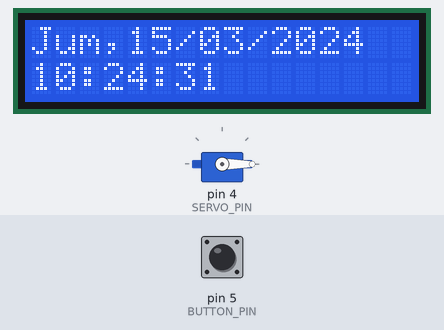
Bench run of a program on a simulated Arduino Uno, built with avr-gcc and run on an emulated ATmega328P. Parts: 16×2 character LCD, servo. The test bench sets the inputs (shaded band); at power-on: pin 5 (BUTTON_PIN) HIGH. The local clock reads 2024-03-15 10:24:30 at power-on unless the program sets it; what the program prints to the serial monitor is not drawn.

Above: at 1.2 s.
1.3 s: pin 5 (BUTTON_PIN) pulled LOW for 0.15 s
At 1.43 s:
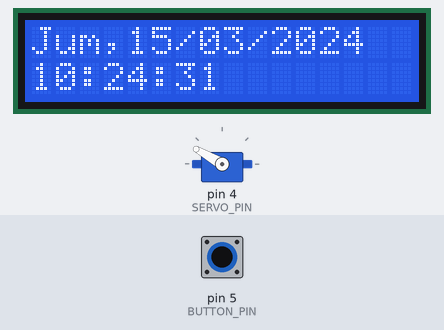
2.0 s: pin 5 (BUTTON_PIN) pulled LOW for 1 s
At 3.11 s:
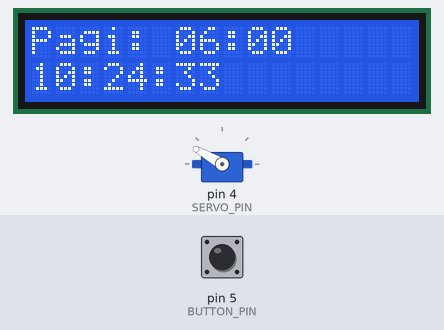
3.6 s: pin 5 (BUTTON_PIN) pulled LOW for 0.15 s
7.3 s: pin 5 (BUTTON_PIN) pulled LOW for 3.2 s
At 11.8 s:
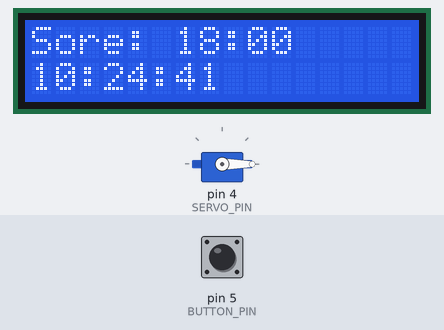
Timing chart, 0 to 12.1 s (numbered marks = the images above; inputs shaded):
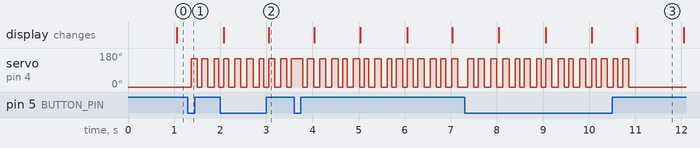

The program:

main.cpp
```cpp
#include <Arduino.h>
#include "config.h"
#include "rtc_manager.h"
#include "display.h"
#include "feeding.h"

bool buttonState = false;
bool lastButtonState = false;

void setup() {
    Serial.begin(9600);

    initRTC();
    initDisplay();
    initFeeding();

    pinMode(BUTTON_PIN, INPUT_PULLUP);
}

void loop() {
    // 1. Update Time Data
    TimeData currentTime = getCurrentTime();

    // 2. Log to Serial
    char serialBuffer[64];
    snprintf(serialBuffer, sizeof(serialBuffer), "%s, %02d-%02d-%d", currentTime.dayName, currentTime.day, currentTime.month, currentTime.year);
    Serial.println(serialBuffer);
    snprintf(serialBuffer, sizeof(serialBuffer), "%02d:%02d:%02d", currentTime.hour, currentTime.minute, currentTime.second);
    Serial.println(serialBuffer);
    Serial.println();

    // 3. Update Display
    updateDisplay(currentTime);

    // 4. Manual Button Check
    buttonState = digitalRead(BUTTON_PIN);
    if (buttonState == LOW && lastButtonState == HIGH) {
        delay(50); // basic debounce
        if (digitalRead(BUTTON_PIN) == LOW) {
            Serial.println("Button pressed - Kasih pakan manual");
            startFeeding(JUMLAH_PAKAN);
        }
    }
    lastButtonState = buttonState;

    // 5. Automatic Feeding Triggers
    static int lastTriggerSecond = -1;
    if (currentTime.second != lastTriggerSecond) {
        if ((currentTime.hour == JAM_PAGI && currentTime.minute == MENIT_PAGI && currentTime.second == 1) ||
            (currentTime.hour == JAM_SIANG && currentTime.minute == MENIT_SIANG && currentTime.second == 1) ||
            (currentTime.hour == JAM_SORE && currentTime.minute == MENIT_SORE && currentTime.second == 1)) {
            startFeeding(JUMLAH_PAKAN);
        }
        lastTriggerSecond = currentTime.second;
    }

    // 6. Update Servo State Machine
    updateFeeding();
}
```

display.cpp
```cpp
#include "display.h"
#include "config.h"

LiquidCrystal_I2C lcd(0x27, 16, 2);
unsigned long previousMillis = 0;
int displayMode = 0;

void initDisplay() {
    lcd.init();
    lcd.backlight();
}

void updateDisplay(const TimeData& time) {
    unsigned long currentMillis = millis();
    if (currentMillis - previousMillis >= DISPLAY_INTERVAL) {
        previousMillis = currentMillis;
        displayMode++;
        if (displayMode > 3) displayMode = 0;
        lcd.clear();
    }

    // Line 2: Time
    lcd.setCursor(0, 1);
    char timeBuffer[17];
    snprintf(timeBuffer, sizeof(timeBuffer), "%02d:%02d:%02d ", time.hour, time.minute, time.second);
    lcd.print(timeBuffer);

    // Line 1: Rotating Content
    lcd.setCursor(0, 0);
    char tempBuffer[20];
    char line1Buffer[17];

    if (displayMode == 0) {
        snprintf(tempBuffer, sizeof(tempBuffer), "%.3s,%02d/%02d/%d", time.dayName, time.day, time.month, time.year);
    } else if (displayMode == 1) {
        snprintf(tempBuffer, sizeof(tempBuffer), "%s: %02d:%02d", LABEL_PAGI, JAM_PAGI, MENIT_PAGI);
    } else if (displayMode == 2) {
        snprintf(tempBuffer, sizeof(tempBuffer), "%s: %02d:%02d", LABEL_SIANG, JAM_SIANG, MENIT_SIANG);
    } else if (displayMode == 3) {
        snprintf(tempBuffer, sizeof(tempBuffer), "%s: %02d:%02d", LABEL_SORE, JAM_SORE, MENIT_SORE);
    }

    snprintf(line1Buffer, sizeof(line1Buffer), "%-16s", tempBuffer);
    lcd.print(line1Buffer);
}
```

display.h
```cpp
#ifndef DISPLAY_H
#define DISPLAY_H

#include <Arduino.h>
#include <LiquidCrystal_I2C.h>
#include "rtc_manager.h"

void initDisplay();
void updateDisplay(const TimeData& time);

#endif
```

feeding.cpp
```cpp
#include "feeding.h"
#include "config.h"

Servo servoMekanik;
int feedCyclesRemaining = 0;
unsigned long lastServoMillis = 0;

void initFeeding() {
    servoMekanik.attach(SERVO_PIN);
    servoMekanik.write(0);
}

void startFeeding(int jumlah) {
    feedCyclesRemaining = jumlah * 2;
}

void updateFeeding() {
    if (feedCyclesRemaining <= 0) return;
    if (millis() - lastServoMillis >= 100) {
        lastServoMillis = millis();
        if (feedCyclesRemaining % 2 == 0) {
            servoMekanik.write(150); // OPEN
        } else {
            servoMekanik.write(0);   // CLOSED
        }
        feedCyclesRemaining--;
    }
}
```

feeding.h
```cpp
#ifndef FEEDING_H
#define FEEDING_H

#include <Arduino.h>
#include <Servo.h>

void initFeeding();
void startFeeding(int jumlah);
void updateFeeding();

#endif
```

rtc_manager.cpp
```cpp
#include "rtc_manager.h"
#include "config.h"

RTC_DS1307 rtc;

void initRTC() {
    if (!rtc.begin()) {
        Serial.println("Couldn't find RTC");
        while (1) delay(10);
    }
    // rtc.adjust(DateTime(F(__DATE__), F(__TIME__)));
}

TimeData getCurrentTime() {
    DateTime now = rtc.now();
    TimeData data;
    data.hour = now.hour();
    data.minute = now.minute();
    data.second = now.second();
    data.day = now.day();
    data.month = now.month();
    data.year = now.year();
    data.dayName = DAYS_OF_THE_WEEK[now.dayOfTheWeek()];
    return data;
}
```

rtc_manager.h
```cpp
#ifndef RTC_MANAGER_H
#define RTC_MANAGER_H

#include <Arduino.h>
#include "RTClib.h"

struct TimeData {
    int hour;
    int minute;
    int second;
    int day;
    int month;
    int year;
    const char* dayName;
};

void initRTC();
TimeData getCurrentTime();

#endif
```

config.h
```cpp
#ifndef CONFIG_H
#define CONFIG_H

#include <Arduino.h>

// Pin Definitions
#define BUTTON_PIN 5
#define SERVO_PIN 4

// Display Settings
const long DISPLAY_INTERVAL = 3000;

// Feeding Schedules
const int JAM_PAGI = 6;
const int MENIT_PAGI = 0;
const int JAM_SIANG = 12;
const int MENIT_SIANG = 0;
const int JAM_SORE = 18;
const int MENIT_SORE = 0;
const int JUMLAH_PAKAN = 15;

// Labels
const char* const LABEL_PAGI = "Pagi";
const char* const LABEL_SIANG = "Siang";
const char* const LABEL_SORE = "Sore";
const char* const DAYS_OF_THE_WEEK[7] = {"Ahad", "Senin", "Selasa", "Rabu", "Kamis", "Jum'at", "Sabtu"};

#endif
```

Measured:
- after the input at 1.3 s, servo on pin 4 (SERVO_PIN): alternates 150° for 0.13 s and 0° for 0.12 s, starting after 0.07 s
- after the input at 7.3 s, servo on pin 4 (SERVO_PIN): alternates 150° for 0.13 s and 0° for 0.13 s, 30 changes in all, then stays 0°, starting after 0.07 s
- what the display in image 3 shows lasts 1.1 s, from 11.0 s to 12.1 s
